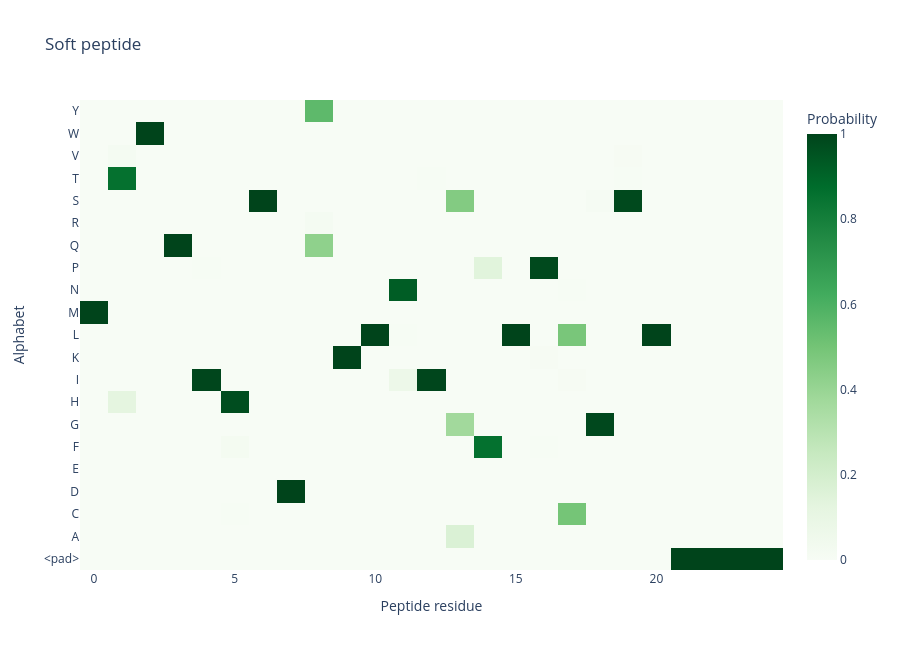

Notebook source saved alongside this figure:
### Code cell
decoded_sample_numpy = ambient_decoded_samples[SAMPLE_INDEX].T.detach().cpu().numpy()

color_limit = 1

fig = go.Figure(
    go.Heatmap(
        z=decoded_sample_numpy,
        y=alphabet,
        colorscale="Greens",
        zmin=0,
        zmax=1,
        colorbar={"title": "Probability"},
        hovertemplate=(
            "Position: %{x}<br>Amino acid: %{y}<br>Probability: %{z:.2}<extra></extra>"
        ),
    )
)

fig.update_layout(
    title=f"Soft peptide",
    xaxis_title="Peptide residue",
    yaxis_title="Alphabet",
    template="plotly_white",
    width=900,
    height=650,
)

fig.show()

amino_acids = list(" ACDEFGHIKLMNPQRSTVWY")


def plot_logo(matrix, ax, title="", verbose=False):

    if not verbose:
        warnings.filterwarnings("ignore")
    df = pd.DataFrame(matrix.T, columns=amino_acids)
    df.index.name = "pos"

    logo = logomaker.Logo(df, ax=ax)
    logo.style_spines(visible=False)
    logo.style_xticks(anchor=0, spacing=1)

    ax.set_ylim(0, 1)
    ax.set_title(title, fontsize=10)
    ax.set_ylabel("Probability")


plt.figure(figsize=(12, 3))
ax = plt.gca()
plot_logo(decoded_sample_numpy, ax=ax)
plt.tight_layout()
plt.show()

### Figure 1 — Plotly figure (JSON) as saved in the notebook; plotly's stock layout.template omitted (floating-point values rounded to 4 significant figures; data arrays with more than 128 entries replaced by an {"elided": "..."} marker saying what was removed)
{"data": [{"colorbar": {"title": {"text": "Probability"}}, "colorscale": [[0, "rgb(247,252,245)"], [0.125, "rgb(229,245,224)"], [0.25, "rgb(199,233,192)"], [0.375, "rgb(161,217,155)"], [0.5, "rgb(116,196,118)"], [0.625, "rgb(65,171,93)"], [0.75, "rgb(35,139,69)"], [0.875, "rgb(0,109,44)"], [1, "rgb(0,68,27)"]], "hovertemplate": "Position: %{x}<br>Amino acid: %{y}<br>Probability: %{z:.2}<extra></extra>", "type": "heatmap", "y": ["<pad>", "A", "C", "D", "E", "F", "G", "H", "I", "K", "L", "M", "N", "P", "Q", "R", "S", "T", "V", "W", "Y"], "z": {"elided": "21x25 float values"}, "zmax": 1, "zmin": 0}], "layout": {"height": 650, "title": {"text": "Soft peptide"}, "width": 900, "xaxis": {"title": {"text": "Peptide residue"}}, "yaxis": {"title": {"text": "Alphabet"}}}}
